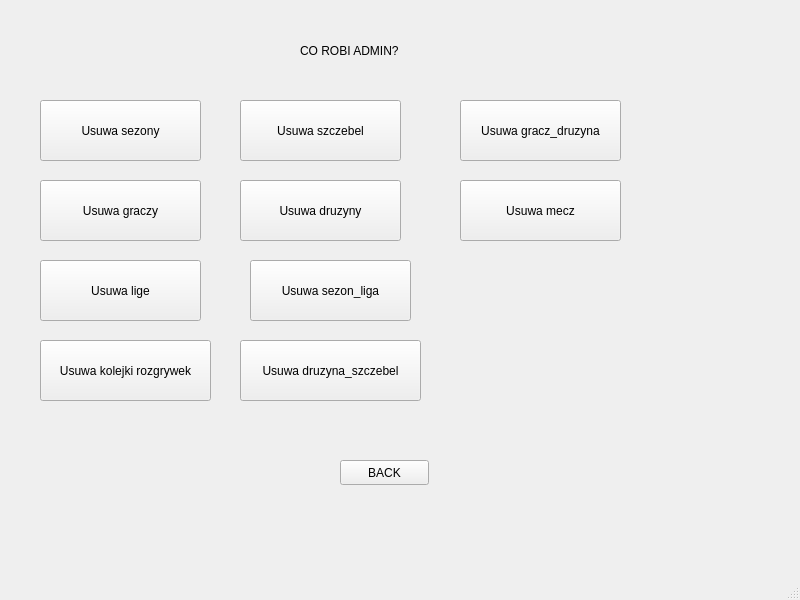
<?xml version="1.0" encoding="UTF-8"?>
<ui version="4.0">
 <class>MainWindow</class>
 <widget class="QMainWindow" name="MainWindow">
  <property name="geometry">
   <rect>
    <x>0</x>
    <y>0</y>
    <width>800</width>
    <height>600</height>
   </rect>
  </property>
  <property name="windowTitle">
   <string>MainWindow</string>
  </property>
  <widget class="QWidget" name="centralwidget">
   <widget class="QLabel" name="label">
    <property name="geometry">
     <rect>
      <x>300</x>
      <y>30</y>
      <width>141</width>
      <height>41</height>
     </rect>
    </property>
    <property name="text">
     <string>CO ROBI ADMIN?</string>
    </property>
   </widget>
   <widget class="QPushButton" name="pushButton">
    <property name="geometry">
     <rect>
      <x>40</x>
      <y>100</y>
      <width>161</width>
      <height>61</height>
     </rect>
    </property>
    <property name="text">
     <string>Usuwa sezony</string>
    </property>
   </widget>
   <widget class="QPushButton" name="pushButton_2">
    <property name="geometry">
     <rect>
      <x>40</x>
      <y>260</y>
      <width>161</width>
      <height>61</height>
     </rect>
    </property>
    <property name="text">
     <string>Usuwa lige</string>
    </property>
   </widget>
   <widget class="QPushButton" name="pushButton_3">
    <property name="geometry">
     <rect>
      <x>240</x>
      <y>100</y>
      <width>161</width>
      <height>61</height>
     </rect>
    </property>
    <property name="text">
     <string>Usuwa szczebel</string>
    </property>
   </widget>
   <widget class="QPushButton" name="pushButton_4">
    <property name="geometry">
     <rect>
      <x>40</x>
      <y>180</y>
      <width>161</width>
      <height>61</height>
     </rect>
    </property>
    <property name="text">
     <string>Usuwa graczy</string>
    </property>
   </widget>
   <widget class="QPushButton" name="pushButton_5">
    <property name="geometry">
     <rect>
      <x>40</x>
      <y>340</y>
      <width>171</width>
      <height>61</height>
     </rect>
    </property>
    <property name="text">
     <string>Usuwa kolejki rozgrywek</string>
    </property>
   </widget>
   <widget class="QPushButton" name="pushButton_6">
    <property name="geometry">
     <rect>
      <x>240</x>
      <y>180</y>
      <width>161</width>
      <height>61</height>
     </rect>
    </property>
    <property name="text">
     <string>Usuwa druzyny</string>
    </property>
   </widget>
   <widget class="QPushButton" name="pushButton_7">
    <property name="geometry">
     <rect>
      <x>340</x>
      <y>460</y>
      <width>89</width>
      <height>25</height>
     </rect>
    </property>
    <property name="text">
     <string>BACK</string>
    </property>
   </widget>
   <widget class="QPushButton" name="pushButton_8">
    <property name="geometry">
     <rect>
      <x>250</x>
      <y>260</y>
      <width>161</width>
      <height>61</height>
     </rect>
    </property>
    <property name="text">
     <string>Usuwa sezon_liga</string>
    </property>
   </widget>
   <widget class="QPushButton" name="pushButton_9">
    <property name="geometry">
     <rect>
      <x>240</x>
      <y>340</y>
      <width>181</width>
      <height>61</height>
     </rect>
    </property>
    <property name="text">
     <string>Usuwa druzyna_szczebel</string>
    </property>
   </widget>
   <widget class="QPushButton" name="pushButton_10">
    <property name="geometry">
     <rect>
      <x>460</x>
      <y>100</y>
      <width>161</width>
      <height>61</height>
     </rect>
    </property>
    <property name="text">
     <string>Usuwa gracz_druzyna</string>
    </property>
   </widget>
   <widget class="QPushButton" name="pushButton_11">
    <property name="geometry">
     <rect>
      <x>460</x>
      <y>180</y>
      <width>161</width>
      <height>61</height>
     </rect>
    </property>
    <property name="text">
     <string>Usuwa mecz</string>
    </property>
   </widget>
  </widget>
  <widget class="QMenuBar" name="menubar">
   <property name="geometry">
    <rect>
     <x>0</x>
     <y>0</y>
     <width>800</width>
     <height>22</height>
    </rect>
   </property>
  </widget>
  <widget class="QStatusBar" name="statusbar"/>
 </widget>
 <resources/>
 <connections/>
</ui>
